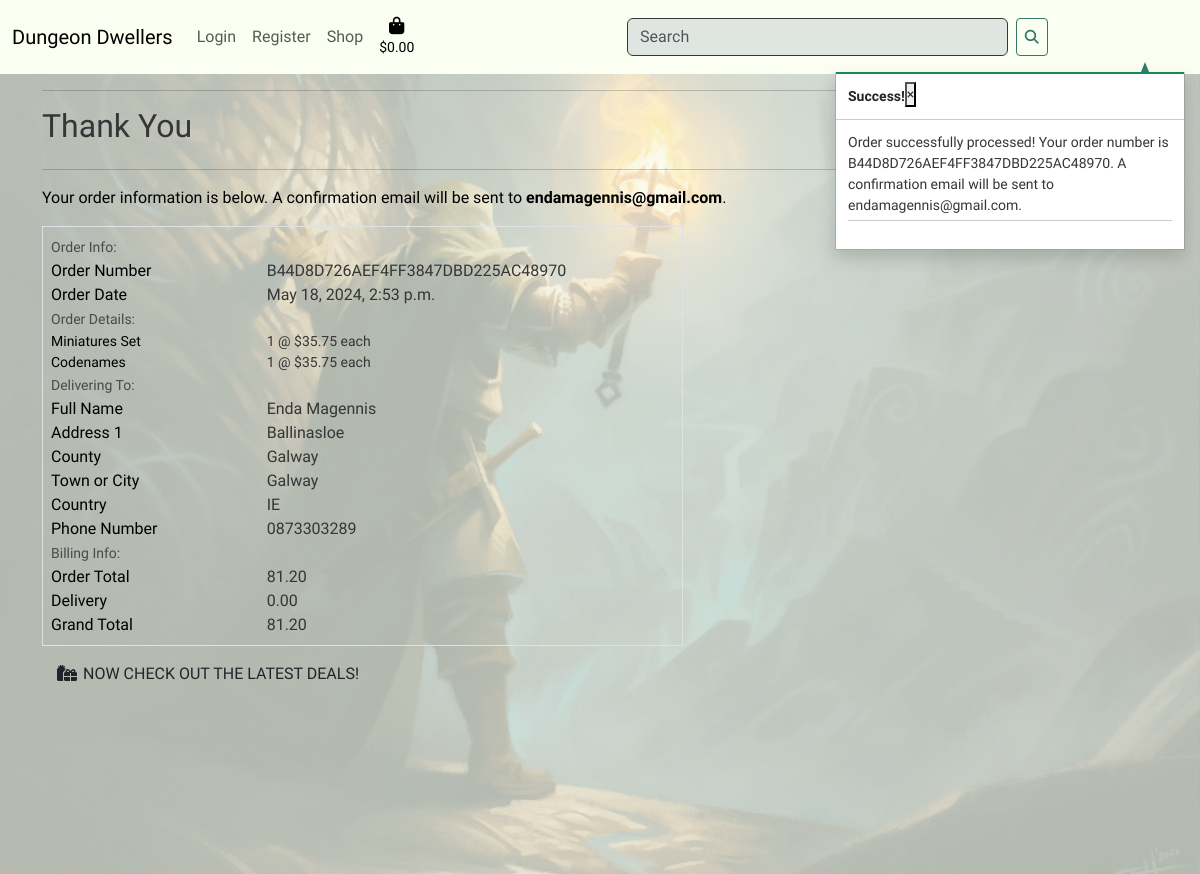
Page /checkout/checkout_success/B44D8D726AEF4FF3847DBD225AC48970 on the committed database.
### checkout/models.py (models this page shows, shortened)
class Order(models.Model):
    order_number = models.CharField(max_length=32, null=False, editable=False)
    profile = models.ForeignKey(Profile, on_delete=models.SET_NULL,
                                      null=True, blank=True, related_name='orders')
    full_name = models.CharField(max_length=50, null=False, blank=False)
    email = models.EmailField(max_length=254, null=False, blank=False)
    address_line_1 = models.CharField(
        max_length=80,
        null=True,
        blank=True,
        verbose_name='Address 1',
    )
    address_line_2 = models.CharField(
        max_length=80,
        null=True,
        blank=True,
        verbose_name='Address 2',
    )
    county = models.CharField(
        max_length=80,
        null=True,
        blank=True,
        verbose_name='County',
    )
    city = models.CharField(
        max_length=80,
        null=True,
        blank=True,
        verbose_name='City',
    )
    country = CountryField(
        blank_label='(select country)',
        null=True,
        blank=True,
        verbose_name='Country',
    )
    post_code = models.CharField(
        max_length=10,
        verbose_name='Post Code',
    )
    phone_number = models.CharField(
        max_length=20,
        null=True,
        blank=True,
        verbose_name='Phone Number',
    )
    date = models.DateTimeField(auto_now_add=True)
    delivery_cost = models.DecimalField(max_digits=6, decimal_places=2, null=False, default=0)
    order_total = models.DecimalField(max_digits=10, decimal_places=2, null=False, default=0)
    grand_total = models.DecimalField(max_digits=10, decimal_places=2, null=False, default=0)
    original_bag = models.TextField(null=False, blank=False, default='')
    stripe_pid = models.CharField(max_length=254, null=False, blank=False, default='')

class OrderLineItem(models.Model):
    order = models.ForeignKey(Order, null=False, blank=False, on_delete=models.CASCADE, related_name='lineitems')
    product = models.ForeignKey(Product, null=False, blank=False, on_delete=models.CASCADE)
    product_size = models.CharField(max_length=2, null=True, blank=True)
    quantity = models.IntegerField(null=False, blank=False, default=0)
    lineitem_total = models.DecimalField(max_digits=6, decimal_places=2, null=False, blank=False, editable=False)

### products/models.py (models this page shows, shortened)
class Product(models.Model):
    class PlayTime(models.IntegerChoices):
        MINI = 15, 'Mini'
        SHORT = 30, 'Short'
        MEDIUM = 60, 'Medium'
        LONG = 120, 'Long'
        EPIC = 240, 'Epic'
        LEGENDARY = 480, 'Legendary'
    class Difficulty(models.IntegerChoices):
        EASY = 1, 'Easy'
        MEDIUM = 2, 'Medium'
        HARD = 3, 'Hard'
        EXPERT = 4, 'Expert'
        MASTER = 5, 'Master'
    """ A model to represent a product"""
    category = models.ForeignKey(
        'Category',
        null=True,
        blank=True,
        on_delete=models.SET_NULL
    )
    tags = models.ManyToManyField(
        'Tag',
        blank=True,
        verbose_name='Tags',
        related_name='products',
        help_text= 'Hold "Crtl" while clicking select multiple tags'
    )
    name = models.CharField(
        max_length=255,
        null=False,
        blank=False,
        unique=True,
        verbose_name='Product Name'
    )
    sku = models.CharField(
        max_length=255,
        null=True,
        blank=True,
        unique=True,
        verbose_name='SKU',
        help_text='Stock Keeping Unit, generated automatically'
    )
    year = models.IntegerField(
        validators=[
            MinValueValidator(1900),
            MaxValueValidator(datetime.now().year)
        ],
        null=True,
        blank=True,
        verbose_name='Year Released',
        help_text='Year the product was released, e.g. 2024'
    )
    description = models.TextField(
        max_length=2048,
        null=False,
        blank=False,
        verbose_name='Description'
    )
    min_players = models.IntegerField(
        validators=[
            MinValueValidator(1),
            MaxValueValidator(10),
        ],
        null=True,
        blank=True,
        verbose_name='Minimum Players'
    )
    max_players = models.IntegerField(
        validators=[
            MinValueValidator(2),
            MaxValueValidator(24),
        ],
        null=True,
        blank=True,
        verbose_name='Maximum Players'
    )
    min_age = models.IntegerField(
        validators=[
            MinValueValidator(2),
            MaxValueValidator(99),
        ],
        null=True,
        blank=True,
        verbose_name='Minimum Age'
    )
    play_time = models.IntegerField(
        choices=PlayTime.choices,
        null=True,
        blank=True,
        verbose_name='Play Time',
        default=PlayTime.SHORT,
    )
    publisher = models.CharField(
        max_length=255,
        null=True,
        blank=True,
        verbose_name='Publisher'
    )
    has_dimensions = models.BooleanField(
        default=False,
        verbose_name='Has Dimensions'
    )
    has_amount = models.BooleanField(
        default=False,
        verbose_name='Has Amount'
    )
    height = models.DecimalField(
        max_digits=6,
        decimal_places=2,
        null=True,
        blank=True,
        verbose_name='Height',
        help_text='Height in mm'
    )
    amount = models.IntegerField(
        validators=[
            MinValueValidator(2),
            MaxValueValidator(100),
        ],
        null=True,
        blank=True,
        verbose_name='Amount',
        help_text='For number of pcs in a set'
    )
    rating = models.DecimalField(
        max_digits=3,
        decimal_places=2,
        null=True,
        blank=True,
        verbose_name='Rating'
    )
    price = models.DecimalField(
        max_digits=6,
        decimal_places=2,
        null=False,
        blank=False,
        verbose_name='Price'
    )
    difficulty = models.IntegerField(
        choices=Difficulty.choices,
        null=True,
        blank=True,
        verbose_name='Difficulty',
        default=Difficulty.MEDIUM
    )
    is_featured = models.BooleanField(
        default=False,
        verbose_name='Is Featured',
        help_text='This will add styling to highlight the product on the page'
    )
    is_active = models.BooleanField(
        default=True,
        verbose_name='Is Active'
    )
    class Meta:
        verbose_name = 'Product'
        verbose_name_plural = 'Products'
        ordering = ['name']

### checkout/views.py (the view, shortened to what this page needs)
# urls.py: path('checkout_success/<order_number>', views.checkout_success, name='checkout_success'),
def checkout_success(request, order_number):
    save_info = request.session.get('save_info')
    order = get_object_or_404(Order, order_number=order_number)
    handler = StripeWH_Handler(request)
    messages.success(request, f'Order successfully processed! \
        Your order number is {order_number}. A confirmation \
        email will be sent to {order.email}.')
    handler._send_confirmation_email(order)
    if 'bag' in request.session:
        del request.session['bag']
    template = 'checkout/checkout_success.html'
    context = {
        'order': order,
    }
    return render(request, template, context)

### checkout/templates/checkout/checkout_success.html (shortened to what this page needs)
{% extends "base.html" %}
{% load static %}
{% block extra_css %}
    <link rel="stylesheet" href="{% static 'checkout/css/checkout.css' %}">
{% endblock %}
{% block content %}
    <div class="overlay"></div>
    <div class="container">
        <div class="row">
            <div class="col">
                <hr>
                <h2 class="logo-font mb-4">Thank You</h2>
                <hr>
                <p class="text-black">Your order information is below. A confirmation email will be sent to <strong>{{ order.email }}</strong>.</p>
            </div>
        </div>
        <div class="row">
            <div class="col-12 col-lg-7">
                <div class="order-confirmation-wrapper p-2 border">
                    <div class="row">
                        <div class="col">
                            <small class="text-muted">Order Info:</small>
                        </div>
                    </div>
                    <div class="row">
                        <div class="col-12 col-md-4">
                            <p class="mb-0 text-black font-weight-bold">Order Number</p>
                        </div>
                        <div class="col-12 col-md-8 text-md-right">
                            <p class="mb-0">{{ order.order_number }}</p>
                        </div>
                    </div>
                    <div class="row">
                        <div class="col-12 col-md-4">
                            <p class="mb-0 text-black font-weight-bold">Order Date</p>
                        </div>
                        <div class="col-12 col-md-8 text-md-right">
                            <p class="mb-0">{{ order.date }}</p>
                        </div>
                    </div>
                    <div class="row">
                        <div class="col">
                            <small class="text-muted">Order Details:</small>
                        </div>
                    </div>
                    {% for item in order.lineitems.all %}
                    <div class="row">
                        <div class="col-12 col-md-4">
                            <p class="small mb-0 text-black font-weight-bold">
                                {{ item.product.name }}{% if item.product_size %} - Size {{ item.product.size|upper }}{% endif %}
                            </p>
                        </div>
                        <div class="col-12 col-md-8 text-md-right">
                            <p class="small mb-0">{{ item.quantity }} @ ${{ item.product.price }} each</p>
                        </div>
                    </div>
                    {% endfor %}
                    <div class="row">
                        <div class="col">
                            <small class="text-muted">Delivering To:</small>
                        </div>
                    </div>
                    <div class="row">
                        <div class="col-12 col-md-4">
                            <p class="mb-0 text-black font-weight-bold">Full Name</p>
                        </div>
                        <div class="col-12 col-md-8 text-md-right">
                            <p class="mb-0">{{ order.full_name }}</p>
                        </div>
                    </div>
                    <div class="row">
                        <div class="col-12 col-md-4">
                            <p class="mb-0 text-black font-weight-bold">Address 1</p>
                        </div>
                        <div class="col-12 col-md-8 text-md-right">
                            <p class="mb-0">{{ order.address_line_1 }}</p>
                        </div>
                    </div>
                    {% if order.county %}
                    <div class="row">
                        <div class="col-12 col-md-4">
                            <p class="mb-0 text-black font-weight-bold">County</p>
                        </div>
                        <div class="col-12 col-md-8 text-md-right">
                            <p class="mb-0">{{ order.county }}</p>
                        </div>
                    </div>
                    {% endif %}
                    <div class="row">
                        <div class="col-12 col-md-4">
                            <p class="mb-0 text-black font-weight-bold">Town or City</p>
                        </div>
                        <div class="col-12 col-md-8 text-md-right">
                            <p class="mb-0">{{ order.city }}</p>
                        </div>
                    </div>
                    <div class="row">
                        <div class="col-12 col-md-4">
                            <p class="mb-0 text-black font-weight-bold">Country</p>
                        </div>
                        <div class="col-12 col-md-8 text-md-right">
                            <p class="mb-0">{{ order.country }}</p>
                        </div>
                    </div>
                    <div class="row">
                        <div class="col-12 col-md-4">
                            <p class="mb-0 text-black font-weight-bold">Phone Number</p>
                        </div>
                        <div class="col-12 col-md-8 text-md-right">
                            <p class="mb-0">{{ order.phone_number }}</p>
                        </div>
                    </div>
                    <div class="row">
                        <div class="col">
                            <small class="text-muted">Billing Info:</small>
                        </div>
                    </div>
                    <div class="row">
                        <div class="col-12 col-md-4">
                            <p class="mb-0 text-black font-weight-bold">Order Total</p>
                        </div>
                        <div class="col-12 col-md-8 text-md-right">
                            <p class="mb-0">{{ order.order_total }}</p>
                        </div>
                    </div>
                    <div class="row">
                        <div class="col-12 col-md-4">
                            <p class="mb-0 text-black font-weight-bold">Delivery</p>
                        </div>
                        <div class="col-12 col-md-8 text-md-right">
                            <p class="mb-0">{{ order.delivery_cost }}</p>
                        </div>
                    </div>
                    <div class="row">
                        <div class="col-12 col-md-4">
                            <p class="mb-0 text-black font-weight-bold">Grand Total</p>
                        </div>
                        <div class="col-12 col-md-8 text-md-right">
                            <p class="mb-0">{{ order.grand_total }}</p>
                        </div>
                    </div>
                </div>
            </div>
        </div>
        <div class="row">
			<div class="col-12 col-lg-7 text-right">
                {% if from_profile %}
                    <a href="{% url 'profile' %}" class="btn btn-black rounded-0 my-2">
                        <span class="icon mr-2">
                            <i class="fas fa-angle-leftz"></i>
                        </span>
                        <span class="text-uppercase">Back to Profile</span>
                    </a>
                {% else %}
				<a href="{% url 'products' %}?category=new_arrivals,deals,clearance" class="btn btn-black rounded-0 my-2">
					<span class="icon mr-2">
						<i class="fas fa-gifts"></i>
					</span>
					<span class="text-uppercase">Now check out the latest deals!</span>
				</a>
                {% endif %}
			</div>
		</div>
    </div>
{% endblock %}

### rows in the picture
Order: email "endamagennis@gmail.com", order_number "B44D8D726AEF4FF3847DBD225AC48970", date "May 18, 2024, 2:53 p.m.", full_name "Enda Magennis", address_line_1 "Ballinasloe", county "Galway", city "Galway", country "IE", phone_number "0873303289", order_total "81.20", delivery_cost "0.00", grand_total "81.20"
OrderLineItem: product.name "Miniatures Set", quantity "1", product.price "35.75"
OrderLineItem: product.name "Codenames", quantity "1", product.price "35.75"

### other values in the picture
{{ message }} "Order successfully processed! Your order number is B44D8D726AEF4FF3847DBD225AC48970. A confirmation email will be sent to endamagennis@gmail.com."
